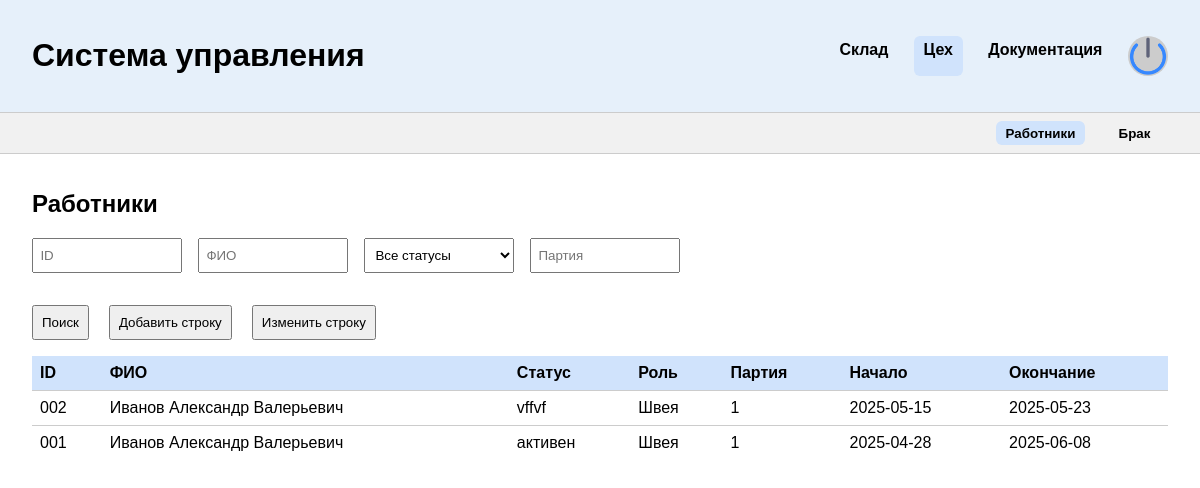
Before: /ceh/workers/ (signed in) with the older database file.
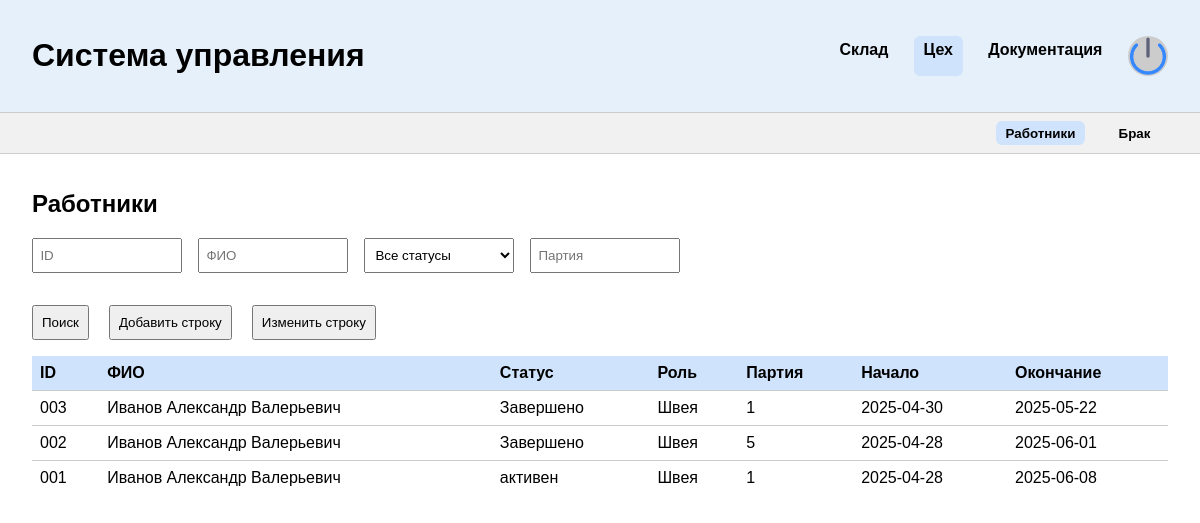
After: the same page with the newer database file.
### main/models.py (models this page shows, shortened)
class Worker(models.Model):
    user = models.ForeignKey(User, on_delete=models.CASCADE)
    batch = models.ForeignKey(Batch, on_delete=models.CASCADE)
    date_begin = models.DateField(verbose_name="Дата начала работы")
    date_end = models.DateField(verbose_name="Дата окончания работы")
    status = models.CharField(max_length=50, verbose_name="Статус")
    class Meta:
        verbose_name = "Работник"
        verbose_name_plural = "Работники"

class User(AbstractBaseUser, PermissionsMixin):
    fullname = models.CharField(max_length=100, verbose_name="ФИО", null=True, blank=True)
    login = models.CharField(unique=True, max_length=50, null=True)
    password = models.CharField(max_length=180)
    role = models.CharField(choices=[(channel.value, channel.value) for channel in UserRole], max_length=50, null=True)
    objects = MyUserManager()
    is_staff = models.BooleanField(default=False)
    is_active = models.BooleanField(default=True)
    USERNAME_FIELD = "login"
    class Meta:
        verbose_name = "Пользователи"
        verbose_name_plural = "Пользователи"
    def __str__(self):
        return f"{self.fullname} - {self.role}"

### main/views/workers.py (the view)
# urls.py: path("ceh/workers/", WorkersPage.as_view()),
class WorkersPage(BaseView, TemplateView):
    template_name = "main/workers.html"
    def get_context_data(self, **kwargs):
        context = super().get_context_data(**kwargs)
        context["workers"] = WorkerSerializer(Worker.objects.order_by("-id"), many=True).data
        context["users"] = User.objects.filter(role__in=["Раскройщик", "Швея"])
        context["batches"] = Batch.objects.all()
        return context

### main/models.py (called while the page is built)
    def __str__(self):
        return f"Партия: {self.id}"

### main/serializers.py (called while the page is built)
    def get_fullname(self, obj):
        return obj.user.fullname

    def get_role(self, obj):
        return obj.user.role

    def get_id(self, obj):
        return str(obj.id).zfill(3)

    def get_date_begin(self, obj):
        return obj.date_begin.strftime("%Y-%m-%d")

    def get_date_end(self, obj):
        return obj.date_end.strftime("%Y-%m-%d")

### main/views/base.py (called while the page is built)
    def get_enable_roles(self):
        enable = getattr(self, "enable_roles", [])
        if enable:
            return enable
        exclude = getattr(self, "exclude_roles", [])
        if exclude:
            return set([i.value for i in UserRole]) - set(exclude)
        return [i.value for i in UserRole]

### main/templates/main/workers.html (shortened to what this page needs)
{% extends "main/base.html" %}
{% load static %}
{% block content %}
<header>
  <h1>Система управления</h1>
  <div class="menu">
    <a href="/warehouse/materials/">Склад</a>
    <a href="/ceh/workers/" class="active">Цех</a>
    <a href="/docs/">Документация</a>
    <div class="avatar"><img src="{% static 'main/shutdown.png' %}" /></div>
  </div>
</header>
  <div class="submenu" id="submenu-ceh">
    <button data-target="workers" class="active"><a href="/ceh/workers/">Работники</a></button>
    <button data-target="defects"><a href="/ceh/defects/">Брак</a></button>
  </div>
  <section id="ceh">
    <div class="table-section" id="workers">
      <h2>Работники</h2>
      <div class="filters">
        <input placeholder="ID">
        <input placeholder="ФИО">
        <select>
          <option>Все статусы</option>
        </select>
        <input placeholder="Партия">
      </div>
      <div class="material-actions">
        <button onclick="filterWorkers()">Поиск</button>
        <button onclick="document.getElementById('dialog-add-worker').showModal()">Добавить строку</button>
        <button onclick="document.getElementById('dialog-edit-worker-entry').showModal()">Изменить строку</button>
      </div>
      <table>
        <thead>
          <tr>
            <th>ID</th>
            <th>ФИО</th>
            <th>Статус</th>
            <th>Роль</th>
            <th>Партия</th>
            <th>Начало</th>
            <th>Окончание</th>
          </tr>
        </thead>
        <tbody>
          {% for w in workers %}
            <tr><td>{{ w.id }}</td><td>{{ w.fullname }}</td><td>{{ w.status }}</td><td>{{ w.role }}</td><td>{{ w.batch }}</td><td>{{ w.date_begin }}</td><td>{{ w.date_end }}</td></tr>
          {% endfor %}
        </tbody>
      </table>
    </div>
  </section>
{% endblock %}

Changed rows visible on the page:
added Worker: id "003", fullname "Иванов Александр Валерьевич", status "Завершено", role "Швея", batch "1", date_begin "2025-04-30", date_end "2025-05-22"
changed Worker (number 2 of 3 on the later page): status "vffvf" → "Завершено"; batch "1" → "5"; date_begin "2025-05-15" → "2025-04-28"; date_end "2025-05-23" → "2025-06-01"
